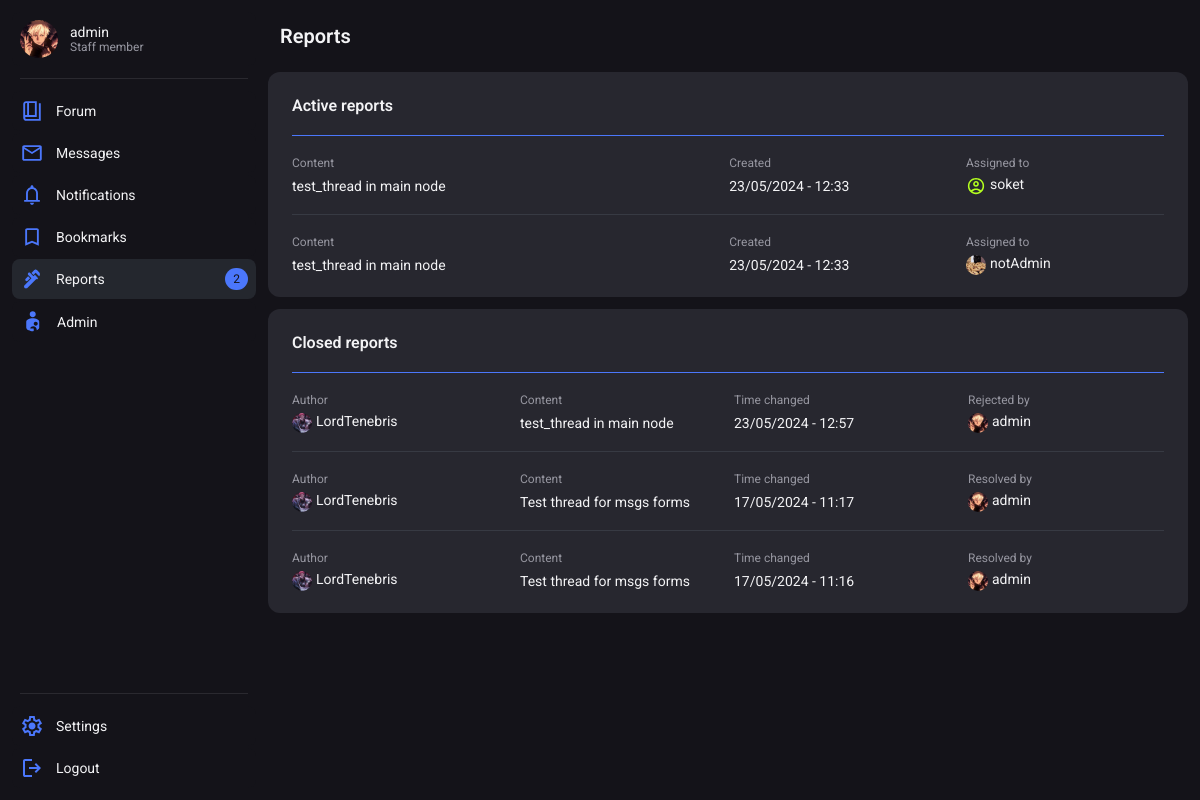
Before: /moderation/ (signed in) with the older database file.
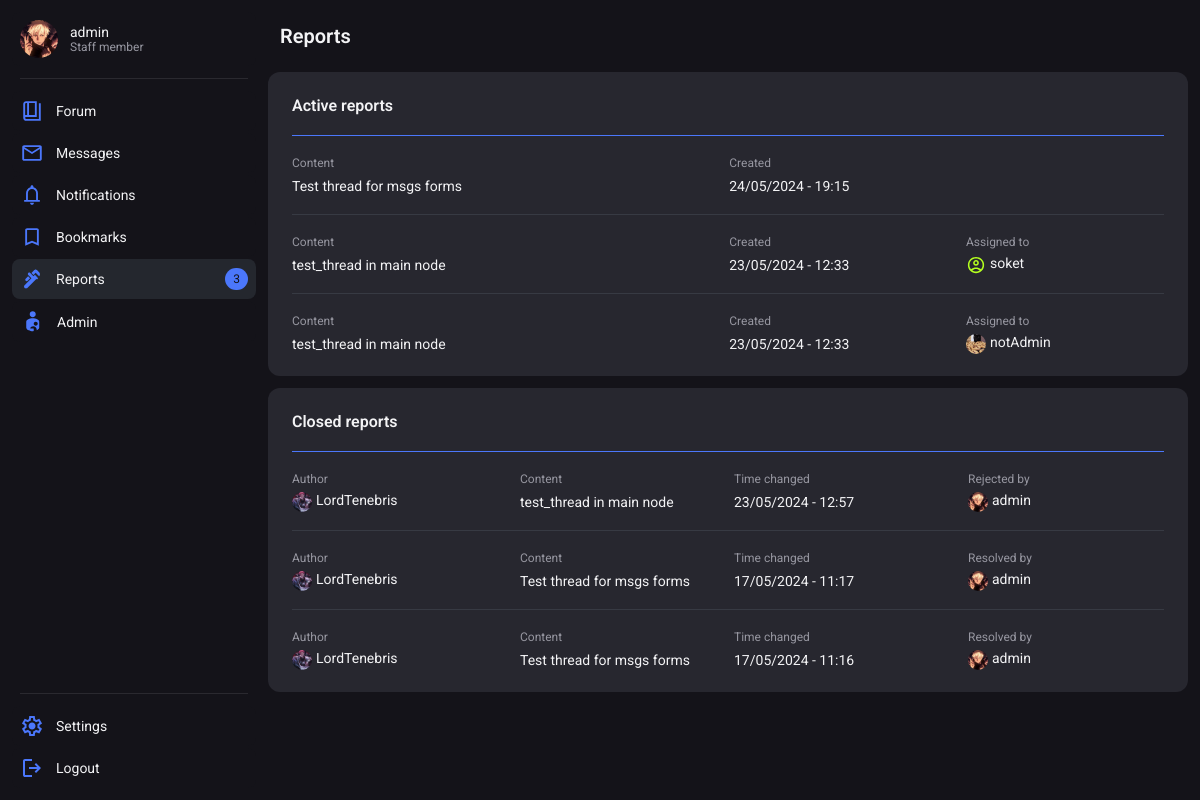
After: the same page with the newer database file.
### moderation/models.py (models this page shows, shortened)
class Report(models.Model):
    content = models.ForeignKey(Message, on_delete=models.SET_NULL, null=True, blank=True)
    user = models.ForeignKey(User, on_delete=models.SET_NULL, null=True, blank=True)
    reason = models.TextField()
    is_closed = models.BooleanField(default=False)
    is_resolved = models.BooleanField(default=False)
    is_rejected = models.BooleanField(default=False)
    assigned_to = models.ForeignKey(User, related_name="assigned_to", on_delete=models.SET_NULL, null=True, blank=True, default=None)
    closed_by = models.ForeignKey(User, related_name="closed_by", on_delete=models.SET_NULL, null=True, blank=True, default=None)
    is_notified = models.BooleanField(default=False)
    notification = models.CharField(max_length=250, blank=True, null=True)
    time_changed = models.DateTimeField(null=True, blank=True)
    time_created = models.DateTimeField(default=datetime.now())

### forum/models.py (models this page shows, shortened)
class Message(models.Model):
    thread = models.ForeignKey(Thread, on_delete=models.CASCADE)
    user = models.ForeignKey(User, on_delete=models.CASCADE)
    message = models.TextField()
    is_start = models.BooleanField(default=False)
    upvotes = models.PositiveIntegerField(null=True, blank=True, default=0)
    downvotes = models.PositiveIntegerField(null=True, blank=True, default=0)
    is_solution = models.BooleanField(default=False)
    is_visible = models.BooleanField(default=True)
    deleted_by = models.ForeignKey(User, on_delete=models.SET_NULL, blank=True, null=True, related_name="deleted_by")
    invis_reason = models.TextField(blank=True, null=True)
    time_created = models.DateTimeField(default=datetime.now())
    time_changed = models.DateTimeField(null=True, blank=True)
    changer = models.ForeignKey(User, on_delete=models.SET_NULL, null=True, blank=True, related_name="changer")

class Thread(models.Model):
    user = models.ForeignKey(User, on_delete=models.SET_NULL, null=True)
    title = models.CharField(max_length=225)
    slug = models.SlugField(max_length=225, blank=True, null=True)
    node = models.ForeignKey(Node, on_delete=models.CASCADE)
    is_closed = models.BooleanField(default=False)
    is_visible = models.BooleanField(default=True)
    is_pinned = models.BooleanField(default=False)
    msg_amount = models.IntegerField(blank=True, null=True, default=1)
    invis_reason = models.TextField(blank=True, null=True)
    deleted_by = models.ForeignKey(User, on_delete=models.SET_NULL, null=True, blank=True, related_name="thread_deleted_by")
    time_created = models.DateTimeField(default=datetime.now())
    time_changed = models.DateTimeField(null=True, blank=True)

### users/models.py (models this page shows, shortened)
class Profile(models.Model):
    user = models.OneToOneField(User, on_delete=models.CASCADE)
    title = models.CharField(max_length=100, null=True, blank=True, default="Member")
    info = models.CharField(max_length=200, null=True, blank=True)
    profile_picture = models.CharField(max_length=225, null=True, blank=True, default="default.svg")
    warnings = models.SmallIntegerField(default=0)
    active_notifications = models.IntegerField(default=0)
    is_banned = models.BooleanField(default=False)
    banned_by = models.ForeignKey(User, related_name='banned_by', null=True, blank=True, on_delete=models.SET_NULL)
    ban_reason = models.TextField(null=True, blank=True)
    ban_time = models.DateTimeField(null=True, blank=True)

### moderation/views.py (the view)
# urls.py: path('', moderation_main, name="moderation_main"),
@permission_required('moderation.view_report', raise_exception=False)
def moderation_main(request):
    try:
        active_reports = Report.objects.filter(is_closed=False).order_by('-id')
    except:
        active_reports = False
    try:
        closed_reports = Report.objects.filter(is_closed=True).order_by('-time_changed')
    except:
        closed_reports = False
    context = {
        "active_reports":active_reports,
        "closed_reports":closed_reports
    }
    return render(request, 'moderation_main.html', context)

### users/chat_processor.py (called while the page is built, shortened)
def profile_processor(request):
    chat_data = {}
    return chat_data

### moderation/templates/moderation_main.html (shortened to what the changed rows need)
{% extends 'base.html' %}
{% block style %}
    {% load static %}
    <link rel="stylesheet" href="{% static 'forum.css' %}">
    <link rel="stylesheet" href="{% static 'moderation.css' %}">
{% endblock %}
{% block header %}
    <header class="wrapper">
        <h2 class="title">Reports</h2>
    </header>
{% endblock %}
{% block content %}
    <div class="container" style="gap: 12px;">
        {% if active_reports %}
            <div class="container card">
                <div class="wapper cardHeader">
                    <p class="cardTitle">Active reports</p>
                </div>
                {% for report in active_reports %}
                    <div class="cardLine"></div>
                    <div class="wrapper cardSectionMultiple">
                        <a class="wrapper cardSectionItem" href="{% url 'report_details' report.id %}">
                            <div class="container cardSectionInnerItem">
                                <p class="meta">Content</p>
                                <p class="text">{{ report.content.thread.title }}</p>
                            </div>
                            <div class="container cardSectionInnerItem">
                                <p class="meta">Created</p>
                                <p class="text">{{ report.time_created|date:"d/m/Y - H:i" }}</p>
                            </div>
                        </a>
                        {% if report.assigned_to %}
                            <a class="container cardSectionAutherItem" href="{% url 'profile_view' report.assigned_to.id %}">
                                <p class="meta">Assigned to</p>
                                <div class="wrapper themeCardProfileCon">
                                    <img class="themeCardSectionProfilePicture" src="{{ media_url }}{{ report.assigned_to.profile.profile_picture }}" alt="">
                                    {% if perms.users.view_profile and report.assigned_to.profile.is_banned %}
                                        <p class="text"><del>{{ report.assigned_to.username }}</del></p>
                                    {% else %}
                                        <p class="text">{{ report.assigned_to.username }}</p>
                                    {% endif %}
                                </div>
                            </a>
                        {% endif %}
                    </div>
                {% endfor %}
            </div>
        {% else %}
            <div class="banner">
                <h2 class="title">No active reports</h2>
                <p class="text">There are no active reports requiring your attention</p>
            </div>
        {% endif %}
        {% if closed_reports %}
            <div class="container card">
                <div class="wapper cardHeader">
                    <p class="cardTitle">Closed reports</p>
                </div>
                {% for report in closed_reports %}
                    <div class="cardLine"></div>
                    <div class="wrapper cardSectionSquad">
                        <a class="container cardSectionAutherItem" href="{% url 'profile_view' report.content.user.id %}">
                            <p class="meta">Author</p>
                            <div class="wrapper themeCardProfileCon">
                                <img class="themeCardSectionProfilePicture" src="{{ media_url }}{{ report.content.user.profile.profile_picture }}" alt="">
                                <p class="text">
                                    {% if report.content.user.profile.id_banned and perms.users.view_profile %}
                                        <del>{{ report.content.user.username }}</del>
                                    {% else %}
                                        {{ report.content.user.username }}
                                    {% endif %}
                                </p>
                            </div>
                        </a>
                        <a class="wrapper cardSectionSquadItem" href="{% url 'report_details' report.id %}">
                            <div class="container cardSectionInnerItem">
                                <p class="meta">Content</p>
                                <p class="text">
                                    {{ report.content.thread.title }}
                                </p>
                            </div>
                            <div class="container cardSectionInnerItem">
                                <p class="meta">Time changed</p>
                                <p class="text">{{ report.time_changed|date:"d/m/Y - H:i" }}</p>
                            </div>
                        </a>
                        <a class="container cardSectionAutherItem" href="{% url 'profile_view' report.closed_by.id %}">
                            {% if report.is_resolved %}
                                <p class="meta">Resolved by</p>
                            {% else %}
                                <p class="meta">Rejected by</p>
                            {% endif %}
                            <div class="wrapper themeCardProfileCon">
                                <img class="themeCardSectionProfilePicture" src="{{ media_url }}{{ report.closed_by.profile.profile_picture }}" alt="">
                                <p class="text">{{ report.closed_by }}</p>
                            </div>
                        </a>
                    </div>
                {% endfor %}
            </div>
        {% endif %}
    </div>
{% endblock %}

### base/templates/base.html (shortened to what this page needs)
<!DOCTYPE html>
<html lang="en">
<head>
    {% load static %}
    {% if request.user.is_authenticated %}
        <link rel="stylesheet" href="{% static 'themes/theme_' %}{{request.user.preference.color_theme}}.css">
    {% else %}
        <link rel="stylesheet" href="{% static 'themes/theme_0.css' %}">
    {% endif %}
    <link rel="stylesheet" href="{% static 'style.css' %}">
    {% block style %}{% endblock %}
</head>
<body>
    <nav>
        {% if request.user.is_authenticated %}
            <div class="container navBtnContainer" id="navConProfile">
                <a class="wrapper navBtn" href="{% url 'profile_view' request.user.id %}">
                    {%  if avatar_path %}
                        <img class="navBtnAvatar" src="{{ avatar_path }}" alt="">
                    {% else %}
                        <img src="{% static 'assets/missing_avatar.svg' %}" alt="">
                    {% endif %}
                    <div class="container">
                        <span class="text">{{ request.user.username }}</span>
                        <span class="meta">{{request.user.profile.title}}</span>
                    </div>
                </a>
            </div>
            <div class="navLine"></div>
            <div class="container navBtnContainer" id="navConMain">
                <a class="wrapper navBtn {% if current_tab == 'forum' %}focus{% endif %}" href="{% url 'forum_main' %}">
                    <span class="text">Forum</span>
                </a>
                <a class="wrapper navBtn space {% if current_tab == 'message' %}focus{% endif %}" href="{% url 'messages_main' %}">
                    <div class="wrapper navBtnMainContainer">
                        <span class="text">Messages</span>
                    </div>
                </a>
                <a class="wrapper navBtn space {% if current_tab == 'notifications' %}focus{% endif %}" href="{% url 'notifications' %}">
                    <div class="wrapper navBtnMainContainer">
                        <span class="text">Notifications</span>
                    </div>
                </a>
                <a class="wrapper navBtn {% if current_tab == 'bookmarks' %}focus{% endif %}" href="{% url 'bookmarks_main' %}">
                    <span class="text">Bookmarks</span>
                </a>
                {% if perms.moderation.view_reports %}
                <a class="wrapper navBtn space {% if current_tab == 'moderation' %}focus{% endif %}" href="{% url 'moderation_main' %}">
                    <div class="wrapper navBtnMainContainer">
                        <span class="text">Reports</span>
                    </div>
                    {% if reports_amount > 0 %}
                        {% if assigned_reports > 0 %}
                            <p class="navNotificationBadge">{{assigned_reports}}/{{reports_amount}}</p>
                        {% else %}
                            <p class="navNotificationBadge">{{reports_amount}}</p>
                        {% endif %}
                    {% endif %}
                </a>
                {% endif %}
                {% if request.user.is_staff %}
                <a class="wrapper navBtn" href="{% url 'admin:index' %}">
                    <span class="text">Admin</span>
                </a>
                {% endif %}
            </div>
            <div class="navLine"></div>
            <div class="container navBtnContainer" id="navConOptions">
                <a class="wrapper navBtn" href="{% url 'profile_edit' request.user.id %}">
                    <span class="text">Settings</span>
                </a>
                <a class="wrapper navBtn" href="{% url 'logout_user' %}">
                    <span class="text">Logout</span>
                </a>
            </div>
        {% endif %}
    </nav>
    <div class="main">
        {% block header %}{% endblock %}
        {% block content %}{% endblock %}
    </div>
</body>
</html>

Changed rows visible on the page:
added Report: content.thread "Test thread for msgs forms", time_created "24/05/2024 - 19:15", shown under "Reports"
Other visible differences:
{{ reports_amount }}: "2" → "3"
